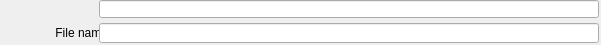
   <widget class="caFrame" name="caFrame_5">
    <property name="geometry">
     <rect>
      <x>457</x>
      <y>98</y>
      <width>601</width>
      <height>45</height>
     </rect>
    </property>
    <widget class="caLabel" name="caLabel_5">
     <property name="geometry">
      <rect>
       <x>0</x>
       <y>23</y>
       <width>108</width>
       <height>20</height>
      </rect>
     </property>
     <property name="frameShape">
      <enum>QFrame::NoFrame</enum>
     </property>
     <property name="text">
      <string>File name</string>
     </property>
     <property name="alignment">
      <set>Qt::AlignAbsolute|Qt::AlignRight|Qt::AlignTrailing|Qt::AlignVCenter</set>
     </property>
     <property name="fontScaleMode">
      <enum>ESimpleLabel::WidthAndHeight</enum>
     </property>
     <property name="foreground">
      <color>
       <red>0</red>
       <green>0</green>
       <blue>0</blue>
      </color>
     </property>
     <property name="background">
      <color alpha="0">
       <red>0</red>
       <green>0</green>
       <blue>0</blue>
      </color>
     </property>
    </widget>
    <widget class="caFrame" name="caFrame_6">
     <property name="geometry">
      <rect>
       <x>99</x>
       <y>0</y>
       <width>502</width>
       <height>45</height>
      </rect>
     </property>
     <widget class="caTextEntry" name="caTextEntry_2">
      <property name="geometry">
       <rect>
        <x>0</x>
        <y>23</y>
        <width>500</width>
        <height>20</height>
       </rect>
      </property>
      <property name="channel" stdset="0">
       <string>$(P)$(R)FileName</string>
      </property>
      <property name="foreground">
       <color>
        <red>0</red>
        <green>0</green>
        <blue>0</blue>
       </color>
      </property>
      <property name="background">
       <color>
        <red>115</red>
        <green>223</green>
        <blue>255</blue>
       </color>
      </property>
      <property name="colorMode">
       <enum>caLineEdit::Static</enum>
      </property>
      <property name="precisionMode">
       <enum>caLineEdit::Channel</enum>
      </property>
      <property name="limitsMode">
       <enum>caLineEdit::Channel</enum>
      </property>
      <property name="maxValue">
       <double>1.000000000000000</double>
      </property>
      <property name="minValue">
       <double>0.000000000000000</double>
      </property>
      <property name="fontScaleMode">
       <enum>caLineEdit::WidthAndHeight</enum>
      </property>
      <property name="formatType">
       <enum>caLineEdit::string</enum>
      </property>
     </widget>
     <widget class="caLineEdit" name="caLineEdit_4">
      <property name="geometry">
       <rect>
        <x>0</x>
        <y>0</y>
        <width>500</width>
        <height>18</height>
       </rect>
      </property>
      <property name="alignment">
       <set>Qt::AlignAbsolute|Qt::AlignLeading|Qt::AlignLeft|Qt::AlignVCenter</set>
      </property>
      <property name="channel" stdset="0">
       <string>$(P)$(R)FileName_RBV</string>
      </property>
      <property name="foreground">
       <color>
        <red>10</red>
        <green>0</green>
        <blue>184</blue>
       </color>
      </property>
      <property name="background">
       <color>
        <red>187</red>
        <green>187</green>
        <blue>187</blue>
       </color>
      </property>
      <property name="colorMode">
       <enum>caLineEdit::Static</enum>
      </property>
      <property name="precisionMode">
       <enum>caLineEdit::Channel</enum>
      </property>
      <property name="limitsMode">
       <enum>caLineEdit::Channel</enum>
      </property>
      <property name="maxValue">
       <double>1.000000000000000</double>
      </property>
      <property name="minValue">
       <double>0.000000000000000</double>
      </property>
      <property name="fontScaleMode">
       <enum>caLineEdit::WidthAndHeight</enum>
      </property>
      <property name="formatType">
       <enum>caLineEdit::string</enum>
      </property>
     </widget>
    </widget>
   </widget>
